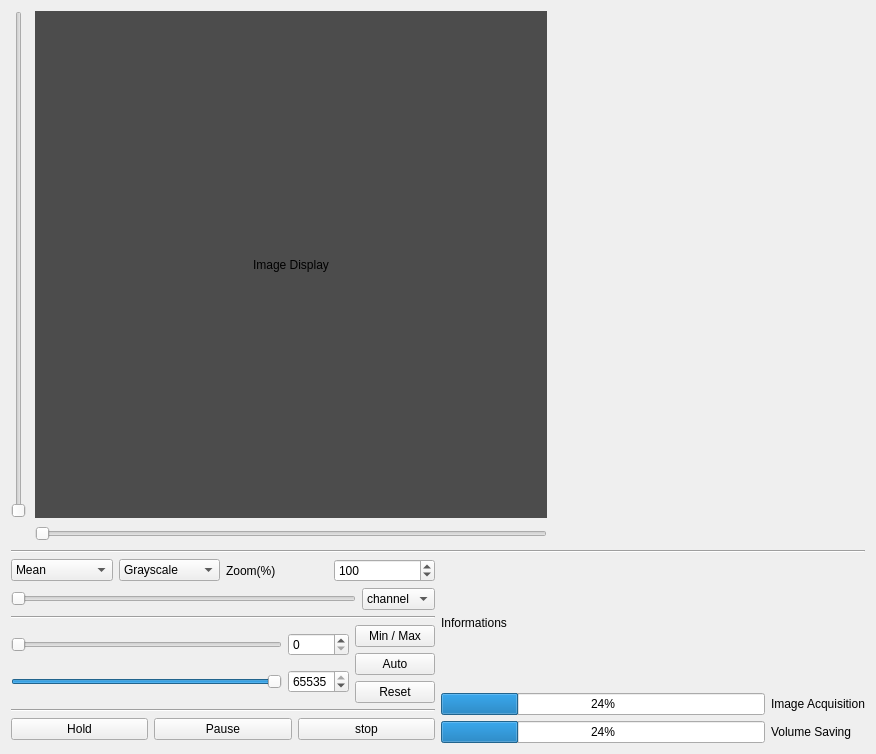
<?xml version="1.0" encoding="UTF-8"?>
<ui version="4.0">
 <class>Form</class>
 <widget class="QWidget" name="Form">
  <property name="geometry">
   <rect>
    <x>0</x>
    <y>0</y>
    <width>876</width>
    <height>754</height>
   </rect>
  </property>
  <property name="windowTitle">
   <string>Form</string>
  </property>
  <layout class="QVBoxLayout" name="verticalLayout_4">
   <item>
    <layout class="QHBoxLayout" name="horizontalLayout">
     <item>
      <layout class="QGridLayout" name="gridLayout">
       <item row="1" column="0">
        <spacer name="horizontalSpacer">
         <property name="orientation">
          <enum>Qt::Horizontal</enum>
         </property>
         <property name="sizeHint" stdset="0">
          <size>
           <width>18</width>
           <height>20</height>
          </size>
         </property>
        </spacer>
       </item>
       <item row="1" column="1">
        <widget class="QSlider" name="slider_x_position">
         <property name="toolTip">
          <string>&lt;html&gt;&lt;head/&gt;&lt;body&gt;&lt;p&gt;Navigate through time to display a specific volume.&lt;/p&gt;&lt;/body&gt;&lt;/html&gt;</string>
         </property>
         <property name="minimum">
          <number>0</number>
         </property>
         <property name="maximum">
          <number>99</number>
         </property>
         <property name="orientation">
          <enum>Qt::Horizontal</enum>
         </property>
        </widget>
       </item>
       <item row="0" column="0">
        <widget class="QSlider" name="slider_y_position">
         <property name="orientation">
          <enum>Qt::Vertical</enum>
         </property>
        </widget>
       </item>
       <item row="0" column="1">
        <widget class="WheelLabel" name="label_mainImage">
         <property name="minimumSize">
          <size>
           <width>512</width>
           <height>256</height>
          </size>
         </property>
         <property name="palette">
          <palette>
           <active>
            <colorrole role="Base">
             <brush brushstyle="SolidPattern">
              <color alpha="255">
               <red>255</red>
               <green>255</green>
               <blue>255</blue>
              </color>
             </brush>
            </colorrole>
            <colorrole role="Window">
             <brush brushstyle="SolidPattern">
              <color alpha="255">
               <red>76</red>
               <green>76</green>
               <blue>76</blue>
              </color>
             </brush>
            </colorrole>
           </active>
           <inactive>
            <colorrole role="Base">
             <brush brushstyle="SolidPattern">
              <color alpha="255">
               <red>255</red>
               <green>255</green>
               <blue>255</blue>
              </color>
             </brush>
            </colorrole>
            <colorrole role="Window">
             <brush brushstyle="SolidPattern">
              <color alpha="255">
               <red>76</red>
               <green>76</green>
               <blue>76</blue>
              </color>
             </brush>
            </colorrole>
           </inactive>
           <disabled>
            <colorrole role="Base">
             <brush brushstyle="SolidPattern">
              <color alpha="255">
               <red>76</red>
               <green>76</green>
               <blue>76</blue>
              </color>
             </brush>
            </colorrole>
            <colorrole role="Window">
             <brush brushstyle="SolidPattern">
              <color alpha="255">
               <red>76</red>
               <green>76</green>
               <blue>76</blue>
              </color>
             </brush>
            </colorrole>
           </disabled>
          </palette>
         </property>
         <property name="toolTip">
          <string>&lt;html&gt;&lt;head/&gt;&lt;body&gt;&lt;p&gt;Displays the latest acquired volume (center slice).&lt;/p&gt;&lt;/body&gt;&lt;/html&gt;</string>
         </property>
         <property name="autoFillBackground">
          <bool>true</bool>
         </property>
         <property name="text">
          <string>Image Display</string>
         </property>
         <property name="alignment">
          <set>Qt::AlignCenter</set>
         </property>
        </widget>
       </item>
      </layout>
     </item>
     <item>
      <spacer name="horizontalSpacer_2">
       <property name="orientation">
        <enum>Qt::Horizontal</enum>
       </property>
       <property name="sizeHint" stdset="0">
        <size>
         <width>40</width>
         <height>20</height>
        </size>
       </property>
      </spacer>
     </item>
    </layout>
   </item>
   <item>
    <widget class="Line" name="line_4">
     <property name="orientation">
      <enum>Qt::Horizontal</enum>
     </property>
    </widget>
   </item>
   <item>
    <layout class="QHBoxLayout" name="horizontalLayout_8">
     <item>
      <layout class="QVBoxLayout" name="verticalLayout_3">
       <item>
        <layout class="QHBoxLayout" name="horizontalLayout_6">
         <item>
          <widget class="QComboBox" name="cb_projection">
           <item>
            <property name="text">
             <string>Mean</string>
            </property>
           </item>
           <item>
            <property name="text">
             <string>Maximum</string>
            </property>
           </item>
          </widget>
         </item>
         <item>
          <widget class="QComboBox" name="cb_lut">
           <item>
            <property name="text">
             <string>Grayscale</string>
            </property>
           </item>
          </widget>
         </item>
         <item>
          <widget class="QLabel" name="label_image_zoom">
           <property name="text">
            <string>Zoom(%)</string>
           </property>
          </widget>
         </item>
         <item>
          <widget class="QSpinBox" name="sb_image_zoom">
           <property name="minimum">
            <number>10</number>
           </property>
           <property name="maximum">
            <number>1000</number>
           </property>
           <property name="singleStep">
            <number>10</number>
           </property>
           <property name="value">
            <number>100</number>
           </property>
           <property name="displayIntegerBase">
            <number>10</number>
           </property>
          </widget>
         </item>
        </layout>
       </item>
       <item>
        <layout class="QHBoxLayout" name="horizontalLayout_9">
         <item>
          <widget class="QSlider" name="slider_image_channel">
           <property name="toolTip">
            <string>&lt;html&gt;&lt;head/&gt;&lt;body&gt;&lt;p&gt;Select the active channel to display.&lt;/p&gt;&lt;/body&gt;&lt;/html&gt;</string>
           </property>
           <property name="orientation">
            <enum>Qt::Horizontal</enum>
           </property>
          </widget>
         </item>
         <item>
          <widget class="QComboBox" name="cb_image_channel">
           <property name="toolTip">
            <string>&lt;html&gt;&lt;head/&gt;&lt;body&gt;&lt;p&gt;Select the active channel to display.&lt;/p&gt;&lt;/body&gt;&lt;/html&gt;</string>
           </property>
           <item>
            <property name="text">
             <string>channel</string>
            </property>
           </item>
           <item>
            <property name="text">
             <string>BFP</string>
            </property>
           </item>
           <item>
            <property name="text">
             <string>GFP</string>
            </property>
           </item>
           <item>
            <property name="text">
             <string>RFP</string>
            </property>
           </item>
          </widget>
         </item>
        </layout>
       </item>
       <item>
        <widget class="Line" name="line_2">
         <property name="orientation">
          <enum>Qt::Horizontal</enum>
         </property>
        </widget>
       </item>
       <item>
        <layout class="QHBoxLayout" name="horizontalLayout_4">
         <item>
          <layout class="QVBoxLayout" name="verticalLayout_2">
           <item>
            <layout class="QHBoxLayout" name="horizontalLayout_2">
             <item>
              <widget class="QSlider" name="slider_grayscale_min">
               <property name="toolTip">
                <string>&lt;html&gt;&lt;head/&gt;&lt;body&gt;&lt;p&gt;Adjust minimum grey level for image display.&lt;/p&gt;&lt;/body&gt;&lt;/html&gt;</string>
               </property>
               <property name="maximum">
                <number>65535</number>
               </property>
               <property name="orientation">
                <enum>Qt::Horizontal</enum>
               </property>
              </widget>
             </item>
             <item>
              <widget class="QSpinBox" name="sb_grayscale_min">
               <property name="toolTip">
                <string>&lt;html&gt;&lt;head/&gt;&lt;body&gt;&lt;p&gt;Adjust minimum grey level for image display.&lt;/p&gt;&lt;/body&gt;&lt;/html&gt;</string>
               </property>
               <property name="maximum">
                <number>65534</number>
               </property>
              </widget>
             </item>
            </layout>
           </item>
           <item>
            <layout class="QHBoxLayout" name="horizontalLayout_3">
             <item>
              <widget class="QSlider" name="slider_grayscale_max">
               <property name="toolTip">
                <string>&lt;html&gt;&lt;head/&gt;&lt;body&gt;&lt;p&gt;Adjust maximum grey level for image display.&lt;/p&gt;&lt;/body&gt;&lt;/html&gt;</string>
               </property>
               <property name="maximum">
                <number>65535</number>
               </property>
               <property name="value">
                <number>65535</number>
               </property>
               <property name="orientation">
                <enum>Qt::Horizontal</enum>
               </property>
              </widget>
             </item>
             <item>
              <widget class="QSpinBox" name="sb_grayscale_max">
               <property name="toolTip">
                <string>&lt;html&gt;&lt;head/&gt;&lt;body&gt;&lt;p&gt;Adjust maximum grey level for image display.&lt;/p&gt;&lt;/body&gt;&lt;/html&gt;</string>
               </property>
               <property name="minimum">
                <number>1</number>
               </property>
               <property name="maximum">
                <number>65535</number>
               </property>
               <property name="value">
                <number>65535</number>
               </property>
              </widget>
             </item>
            </layout>
           </item>
          </layout>
         </item>
         <item>
          <layout class="QVBoxLayout" name="verticalLayout">
           <item>
            <widget class="QPushButton" name="pb_grayscale_min_max">
             <property name="toolTip">
              <string>&lt;html&gt;&lt;head/&gt;&lt;body&gt;&lt;p&gt;Set grey levels to minimum and maximum of the image&lt;/p&gt;&lt;/body&gt;&lt;/html&gt;</string>
             </property>
             <property name="text">
              <string>Min / Max</string>
             </property>
            </widget>
           </item>
           <item>
            <widget class="QPushButton" name="pb_grayscale_auto">
             <property name="toolTip">
              <string>&lt;html&gt;&lt;head/&gt;&lt;body&gt;&lt;p&gt;Automatically adjust grey levels based on image histogram.&lt;/p&gt;&lt;/body&gt;&lt;/html&gt;</string>
             </property>
             <property name="text">
              <string>Auto</string>
             </property>
            </widget>
           </item>
           <item>
            <widget class="QPushButton" name="pb_grayscale_reset">
             <property name="toolTip">
              <string>&lt;html&gt;&lt;head/&gt;&lt;body&gt;&lt;p&gt;Reset grey levels to default values.&lt;/p&gt;&lt;/body&gt;&lt;/html&gt;</string>
             </property>
             <property name="text">
              <string>Reset</string>
             </property>
            </widget>
           </item>
          </layout>
         </item>
        </layout>
       </item>
       <item>
        <widget class="Line" name="line_3">
         <property name="orientation">
          <enum>Qt::Horizontal</enum>
         </property>
        </widget>
       </item>
       <item>
        <layout class="QHBoxLayout" name="horizontalLayout_5">
         <item>
          <widget class="QPushButton" name="pb_hold">
           <property name="toolTip">
            <string>&lt;html&gt;&lt;head/&gt;&lt;body&gt;&lt;p&gt;Freeze current image display (do not update with new volumes).&lt;/p&gt;&lt;/body&gt;&lt;/html&gt;</string>
           </property>
           <property name="text">
            <string>Hold</string>
           </property>
          </widget>
         </item>
         <item>
          <widget class="QPushButton" name="pb_pause">
           <property name="toolTip">
            <string>&lt;html&gt;&lt;head/&gt;&lt;body&gt;&lt;p&gt;Pause acquisition.&lt;/p&gt;&lt;/body&gt;&lt;/html&gt;</string>
           </property>
           <property name="text">
            <string>Pause</string>
           </property>
          </widget>
         </item>
         <item>
          <widget class="QPushButton" name="pb_stop">
           <property name="toolTip">
            <string>&lt;html&gt;&lt;head/&gt;&lt;body&gt;&lt;p&gt;Stop acquisition safely and save current data.&lt;/p&gt;&lt;/body&gt;&lt;/html&gt;</string>
           </property>
           <property name="text">
            <string>stop</string>
           </property>
          </widget>
         </item>
        </layout>
       </item>
      </layout>
     </item>
     <item>
      <layout class="QVBoxLayout" name="verticalLayout_7">
       <item>
        <widget class="QLabel" name="label_informations">
         <property name="minimumSize">
          <size>
           <width>128</width>
           <height>128</height>
          </size>
         </property>
         <property name="toolTip">
          <string>&lt;html&gt;&lt;head/&gt;&lt;body&gt;&lt;p&gt;Displays acquisition status, elapsed time, number of volumes and images.&lt;/p&gt;&lt;/body&gt;&lt;/html&gt;</string>
         </property>
         <property name="autoFillBackground">
          <bool>true</bool>
         </property>
         <property name="text">
          <string>Informations</string>
         </property>
         <property name="alignment">
          <set>Qt::AlignLeading|Qt::AlignLeft|Qt::AlignVCenter</set>
         </property>
        </widget>
       </item>
       <item>
        <layout class="QVBoxLayout" name="verticalLayout_6">
         <item>
          <layout class="QHBoxLayout" name="horizontalLayout_10">
           <item>
            <widget class="QProgressBar" name="progressBar_acquisition">
             <property name="toolTip">
              <string>&lt;html&gt;&lt;head/&gt;&lt;body&gt;&lt;p&gt;Indicates image acquisition progress. Green = running, Gray = paused.&lt;/p&gt;&lt;/body&gt;&lt;/html&gt;</string>
             </property>
             <property name="value">
              <number>24</number>
             </property>
            </widget>
           </item>
           <item>
            <widget class="QLabel" name="label_progress_acquisition">
             <property name="text">
              <string>Image Acquisition</string>
             </property>
            </widget>
           </item>
          </layout>
         </item>
         <item>
          <layout class="QHBoxLayout" name="horizontalLayout_7">
           <item>
            <widget class="QProgressBar" name="progressBar_saving">
             <property name="toolTip">
              <string>&lt;html&gt;&lt;head/&gt;&lt;body&gt;&lt;p&gt;Indicates saving progress. Green = running, Gray = paused.&lt;/p&gt;&lt;/body&gt;&lt;/html&gt;</string>
             </property>
             <property name="value">
              <number>24</number>
             </property>
            </widget>
           </item>
           <item>
            <widget class="QLabel" name="label_progress_saving">
             <property name="text">
              <string>Volume Saving    </string>
             </property>
            </widget>
           </item>
          </layout>
         </item>
        </layout>
       </item>
      </layout>
     </item>
    </layout>
   </item>
  </layout>
 </widget>
 <customwidgets>
  <customwidget>
   <class>WheelLabel</class>
   <extends>QLabel</extends>
   <header>promoted_Qtclass</header>
  </customwidget>
 </customwidgets>
 <resources/>
 <connections>
  <connection>
   <sender>slider_grayscale_min</sender>
   <signal>valueChanged(int)</signal>
   <receiver>sb_grayscale_min</receiver>
   <slot>setValue(int)</slot>
   <hints>
    <hint type="sourcelabel">
     <x>229</x>
     <y>781</y>
    </hint>
    <hint type="destinationlabel">
     <x>481</x>
     <y>781</y>
    </hint>
   </hints>
  </connection>
  <connection>
   <sender>slider_grayscale_max</sender>
   <signal>valueChanged(int)</signal>
   <receiver>sb_grayscale_max</receiver>
   <slot>setValue(int)</slot>
   <hints>
    <hint type="sourcelabel">
     <x>229</x>
     <y>828</y>
    </hint>
    <hint type="destinationlabel">
     <x>481</x>
     <y>828</y>
    </hint>
   </hints>
  </connection>
  <connection>
   <sender>sb_grayscale_max</sender>
   <signal>valueChanged(int)</signal>
   <receiver>slider_grayscale_max</receiver>
   <slot>setValue(int)</slot>
   <hints>
    <hint type="sourcelabel">
     <x>376</x>
     <y>1041</y>
    </hint>
    <hint type="destinationlabel">
     <x>176</x>
     <y>1041</y>
    </hint>
   </hints>
  </connection>
  <connection>
   <sender>sb_grayscale_min</sender>
   <signal>valueChanged(int)</signal>
   <receiver>slider_grayscale_min</receiver>
   <slot>setValue(int)</slot>
   <hints>
    <hint type="sourcelabel">
     <x>376</x>
     <y>994</y>
    </hint>
    <hint type="destinationlabel">
     <x>176</x>
     <y>994</y>
    </hint>
   </hints>
  </connection>
 </connections>
</ui>
